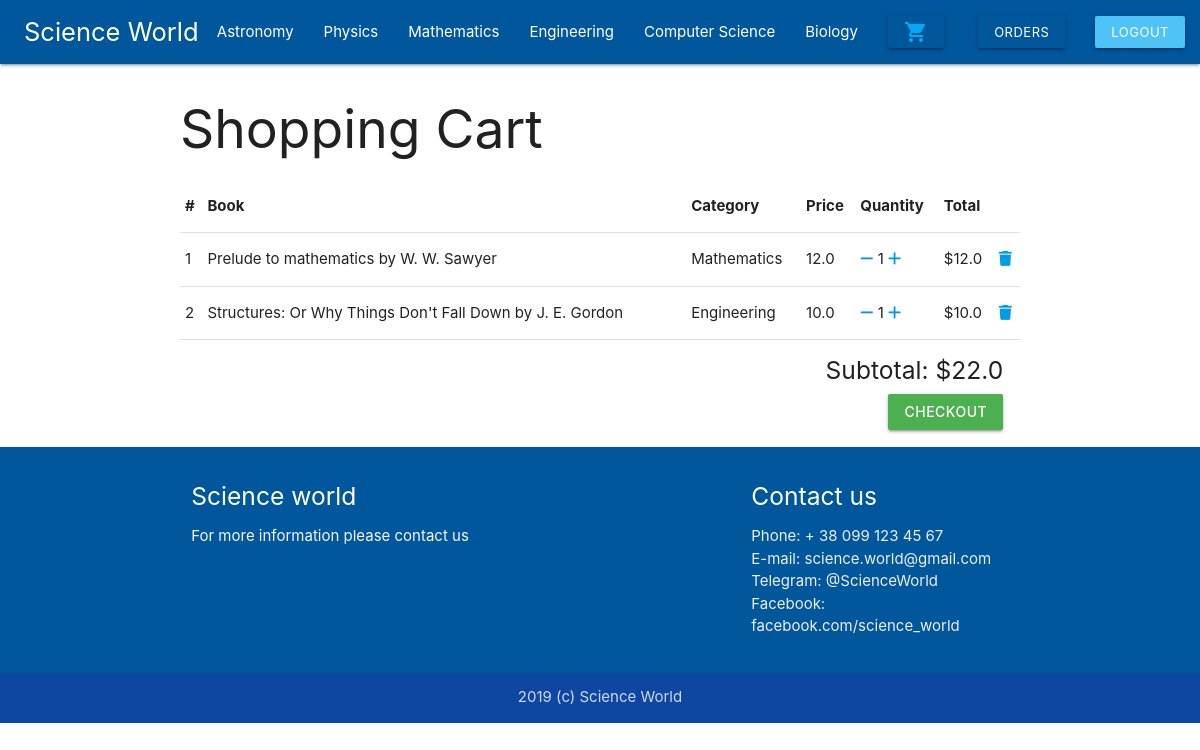
Before: /cart (signed in) with the older database file.
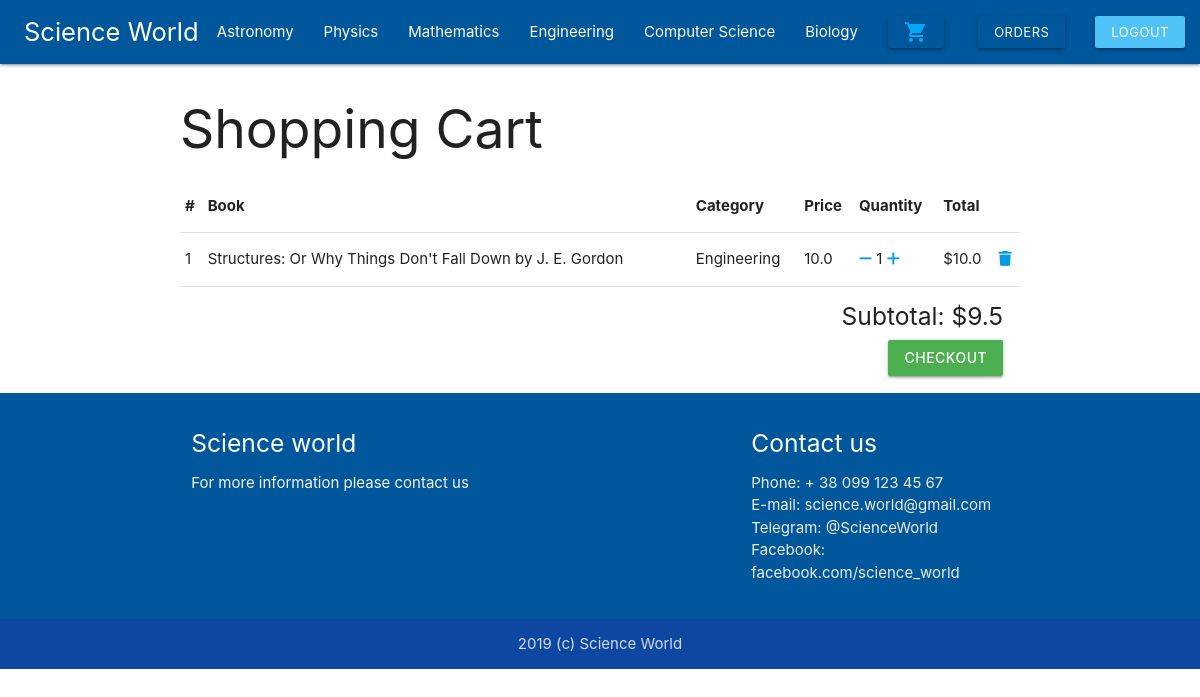
After: the same page with the newer database file.
### bookstore/models.py (models this page shows, shortened)
class OrderedBook(models.Model):
    user = models.ForeignKey(settings.AUTH_USER_MODEL, on_delete=models.CASCADE)
    book = models.ForeignKey(Book, on_delete=models.CASCADE)
    ordered = models.BooleanField(default=False)
    quantity = models.IntegerField(default=1)
    def get_final_price(self):
        return self.quantity * self.book.price

class Book(models.Model):
    CATEGORY_CHOICES=[("AS", "Astronomy"), ("PH", "Physics"), ("MA", "Mathematics"),
                      ("EN", "Engineering"), ("CS", "Computer Science"), ("BI", "Biology")]
    title = models.CharField(max_length=100)
    author = models.CharField(max_length=100)
    category = models.CharField(choices=CATEGORY_CHOICES, max_length=2)
    price = models.FloatField()
    pages = models.IntegerField()
    rating = models.FloatField()
    publisher = models.CharField(max_length=100)
    language = models.CharField(max_length=20)
    shipping_weight = models.FloatField()
    product_dimensions = models.CharField(max_length=50)
    image = models.ImageField(upload_to='books_images/', blank='false')
    slug = models.SlugField(default="book")

class Order(models.Model):
    user = models.ForeignKey(settings.AUTH_USER_MODEL, on_delete=models.CASCADE)
    ref_code = models.CharField(max_length=20)
    books = models.ManyToManyField(OrderedBook)
    ordered = models.BooleanField(default=False)
    creation_date = models.DateField(auto_now_add=True)
    ordered_date = models.DateField(null=True)
    billing_info = models.ForeignKey('BillingInfo', on_delete=models.SET_NULL, blank=True, null=True)
    payment = models.ForeignKey('Payment', on_delete=models.SET_NULL, blank=True, null=True)
    promocode = models.ForeignKey('Promocode', on_delete=models.SET_NULL, blank=True, null=True)
    being_delivered = models.BooleanField(default=False)
    received = models.BooleanField(default=False)
    refund_requested = models.BooleanField(default=False)
    refund_granted = models.BooleanField(default=False)
    def get_total_price(self):
        total = 0
        for ordered_book in self.books.all():
            total += ordered_book.get_final_price()
        if self.promocode:
            total-= total * self.promocode.percentage / 100
        return total

class Promocode(models.Model):
    code = models.CharField(max_length=20)
    percentage = models.IntegerField(default=5)

### bookstore/views.py (the view)
# urls.py: path('cart', views.cart, name='cart'),
@login_required(login_url='/accounts/login/')
def cart(request):
    try:
        order = Order.objects.get(user=request.user, ordered=False)
        context = {
            'order': order
        }
        return render(request, "cart.html", context)
    except Order.DoesNotExist:
        messages.warning(request, "You do not have an active order")
        return redirect("home")

### templates/cart.html
{% extends "layout.html" %}
{% load static %}
{% block content %}
    <div class="container">
        <h2>Shopping Cart</h2>
        {% if not order.books.exists %}
            <h5>Your cart is empty</h5>
        {% else %}
            <table class="responsive-table">
                <thead>
                    <tr>
                        <th>#</th>
                        <th>Book</th>
                        <th>Category</th>
                        <th>Price</th>
                        <th>Quantity</th>
                        <th>Total</th>
                        <th></th>
                    </tr>
                </thead>
                <tbody>
                {% for ordered_book in order.books.all %}
                    <tr>
                        <td>{{ forloop.counter }}</td>
                        <td>{{ ordered_book.book.title}} by {{ ordered_book.book.author }}</td>
                        <td>{{ ordered_book.book.get_category_display }}</td>
                        <td>{{ ordered_book.book.price }}</td>
                        <td> <a href="{% url 'remove_single_item_from_cart' ordered_book.book.slug %}"><i class="fas fa-minus"></i></a> {{ ordered_book.quantity }} <a href="{% url 'add_single_item_to_cart' ordered_book.book.slug %}"><i class="fas fa-plus"></i></a> </td>
                        <td>${{ ordered_book.get_final_price}}
                        </td>
                        <td><a href="{% url 'remove_from_cart' ordered_book.book.slug %}" class="right-align"><i class="fas fa-trash"></i></a></td>
                    </tr>
                {% endfor %}
                </tbody>
            </table>
        <div class="right-align total">
            <h5>Subtotal: ${{ order.get_total_price }}</h5>
            <a class="waves-effect waves-light btn green" href="{% url 'checkout' %}">Checkout</a>
        </div>
    {% endif %}
    </div>
{% endblock content %}

### templates/layout.html (shortened to what this page needs)
 {% load static %}
<!DOCTYPE html>
<html>
<head>
    <link rel="stylesheet" href="{% static 'style.css' %}">
    <link rel="stylesheet" href="https://cdnjs.cloudflare.com/ajax/libs/materialize/1.0.0/css/materialize.min.css">
</head>
<body id="home" class="scrollspy">
    <div class="navbar-fixed">
        <nav class="light-blue darken-4">
            <a href="{% url 'home' %}" class="brand-logo home-logo">Science World</a>
                <div cnavs="nav-wrapper">
                    <ul class="right hide-on-med-and-down">
                        <li  {% if request.get_full_path == '/category/astronomy/' %} class="active" {% endif %}>
                            <a href="{%  url 'category' 'astronomy'%}">Astronomy</a>
                        </li>
                        <li  {% if request.get_full_path == '/category/physics/' %} class="active" {% endif %}>
                            <a href="{%  url 'category' 'physics'%}">Physics</a>
                        </li>
                        <li  {% if request.get_full_path == '/category/mathematics/' %} class="active" {% endif %}>
                            <a href="{%  url 'category' 'mathematics'%}">Mathematics</a>
                        </li>
                        <li  {% if request.get_full_path == '/category/engineering/' %} class="active" {% endif %}>
                            <a href="{%  url 'category' 'engineering'%}">Engineering</a>
                        </li>
                        <li  {% if request.get_full_path == '/category/computer_science/' %} class="active" {% endif %}>
                            <a href="{%  url 'category' 'computer_science'%}">Computer Science</a>
                        </li>
                        <li  {% if request.get_full_path == '/category/biology/' %} class="active" {% endif %}>
                            <a href="{%  url 'category' 'biology'%}">Biology</a>
                        </li>
                        {% if not request.user.is_authenticated %}
                            <li>
                                <a class="signin_btn waves-effect light-blue lighten-2 btn-small" href="{% url 'account_login' %}">Login/Signup</a>
                            </li>
                        {% else %}
                            <li>
                                <a href="{%  url 'cart' %}" class="btn-small light-blue darken-4 cart"><i class="material-icons light-blue-text">shopping_cart</i></a>
                                <a class="light-blue darken-4 btn-small orders-btn" href="{% url 'orders' %}">Orders</a>
                            </li>
                            <li>
                                <a class="light-blue lighten-2 btn-small signout_btn" href="{% url 'account_logout' %}">Logout</a>
                            </li>
                        {% endif %}
                    </ul>
                </div>
        </nav>
    </div>
{% block content %}
{% endblock content %}
    <footer class="page-footer light-blue darken-4">
        <div class="container">
            <div class="row">
                <div class="col l6 s12">
                    <h5 class="white-text">Science world</h5>
                    <p class="grey-text text-lighten-4">For more information please contact us</p>
                </div>
                <div class="col l4 offset-l2 s12">
                    <h5 class="white-text">Contact us</h5>
                    <ul>
                        <li><a class="grey-text text-lighten-3" href="#!">Phone: + 38 099 123 45 67</a></li>
                        <li><a class="grey-text text-lighten-3" href="#!">E-mail: science.world@gmail.com </a></li>
                        <li><a class="grey-text text-lighten-3" href="#!">Telegram: @ScienceWorld </a></li>
                        <li><a class="grey-text text-lighten-3" href="#!">Facebook: facebook.com/science_world</a></li>
                    </ul>
                </div>
            </div>
        </div>
        <div class="footer-copyright blue darken-4">
            <div class="container center">
                 2019 (c) Science World
            </div>
        </div>
    </footer>
</body>
</html>

### static/style.css (style rules this page uses)
.brand-logo { margin-left: 2% !important; font-size: 170% !important; }
.orders-btn { margin: 0; !important; }
.btn-small { margin: 0; !important; }
.signout_btn { margin: 0; !important; }
h5 { font-weight: 400; !important; }
.cart { margin: 0; !important; }
.total { margin: 2%; !important; }
.btn { font-size: 100%; !important; font-weight: 500; !important; }

Changed rows visible on the page:
removed OrderedBook: book "Prelude to mathematics", book.author "W. W. Sawyer", book.category "Mathematics", book.price "12.0", quantity "1", get_final_price "12.0"
no longer on this page (row edited): Order: get_total_price "22.0"
added Order: get_total_price "9.5"
